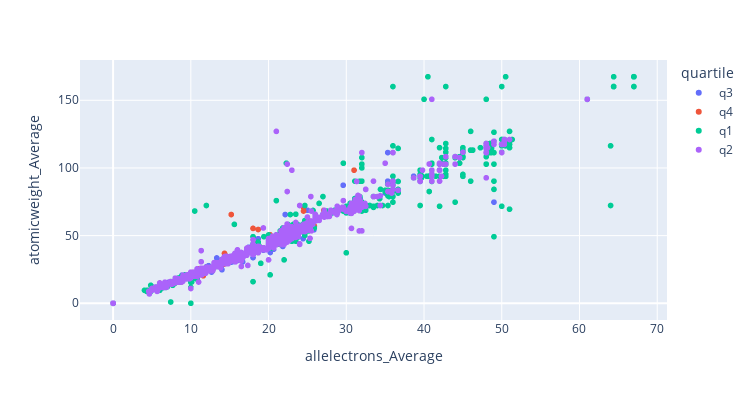

This figure's notebook cell:
### Code cell
fig = px.scatter(df_new_feats, x = 'allelectrons_Average', y='atomicweight_Average', color = 'quartile')
fig.update_layout(yaxis_title = 'atomicweight_Average', xaxis_title = 'allelectrons_Average', width = 750, height = 400)
fig.show()

### Figure 1 — Plotly figure (JSON) as saved in the notebook; plotly's stock layout.template omitted (floating-point values rounded to 4 significant figures; data arrays with more than 128 entries replaced by an {"elided": "..."} marker saying what was removed)
{"data": [{"hovertemplate": "quartile=q3<br>allelectrons_Average=%{x}<br>atomicweight_Average=%{y}<extra></extra>", "legendgroup": "q3", "marker": {"color": "#636efa", "symbol": "circle"}, "mode": "markers", "name": "q3", "showlegend": true, "type": "scattergl", "x": {"elided": "2476 float values"}, "xaxis": "x", "y": {"elided": "2476 float values"}, "yaxis": "y"}, {"hovertemplate": "quartile=q4<br>allelectrons_Average=%{x}<br>atomicweight_Average=%{y}<extra></extra>", "legendgroup": "q4", "marker": {"color": "#EF553B", "symbol": "circle"}, "mode": "markers", "name": "q4", "showlegend": true, "type": "scattergl", "x": {"elided": "1308 float values"}, "xaxis": "x", "y": {"elided": "1308 float values"}, "yaxis": "y"}, {"hovertemplate": "quartile=q1<br>allelectrons_Average=%{x}<br>atomicweight_Average=%{y}<extra></extra>", "legendgroup": "q1", "marker": {"color": "#00cc96", "symbol": "circle"}, "mode": "markers", "name": "q1", "showlegend": true, "type": "scattergl", "x": {"elided": "2826 float values"}, "xaxis": "x", "y": {"elided": "2826 float values"}, "yaxis": "y"}, {"hovertemplate": "quartile=q2<br>allelectrons_Average=%{x}<br>atomicweight_Average=%{y}<extra></extra>", "legendgroup": "q2", "marker": {"color": "#ab63fa", "symbol": "circle"}, "mode": "markers", "name": "q2", "showlegend": true, "type": "scattergl", "x": {"elided": "3797 float values"}, "xaxis": "x", "y": {"elided": "3797 float values"}, "yaxis": "y"}], "layout": {"height": 400, "legend": {"title": {"text": "quartile"}, "tracegroupgap": 0}, "margin": {"t": 60}, "width": 750, "xaxis": {"anchor": "y", "domain": [0, 1], "title": {"text": "allelectrons_Average"}}, "yaxis": {"anchor": "x", "domain": [0, 1], "title": {"text": "atomicweight_Average"}}}}
